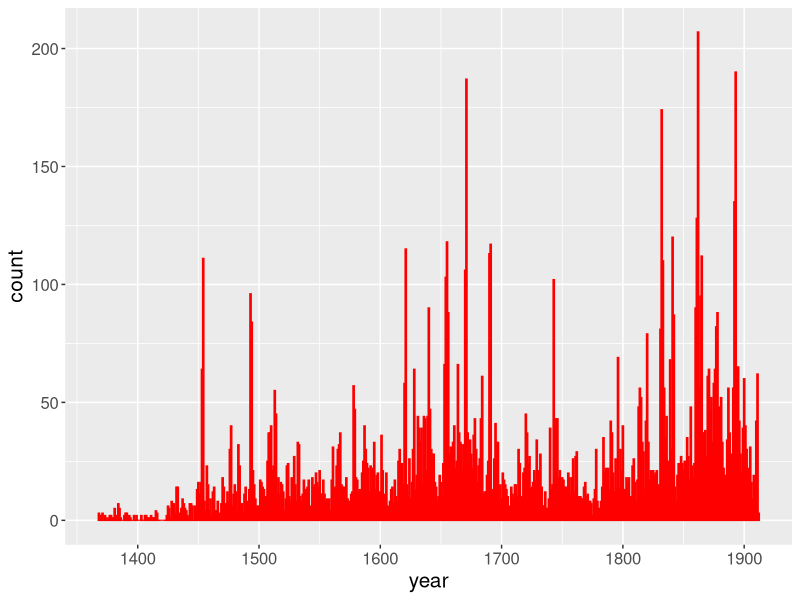
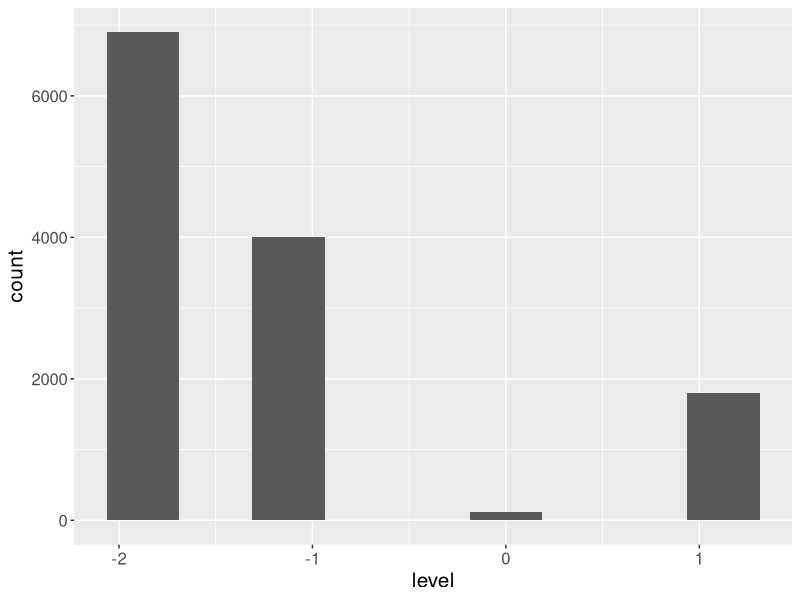
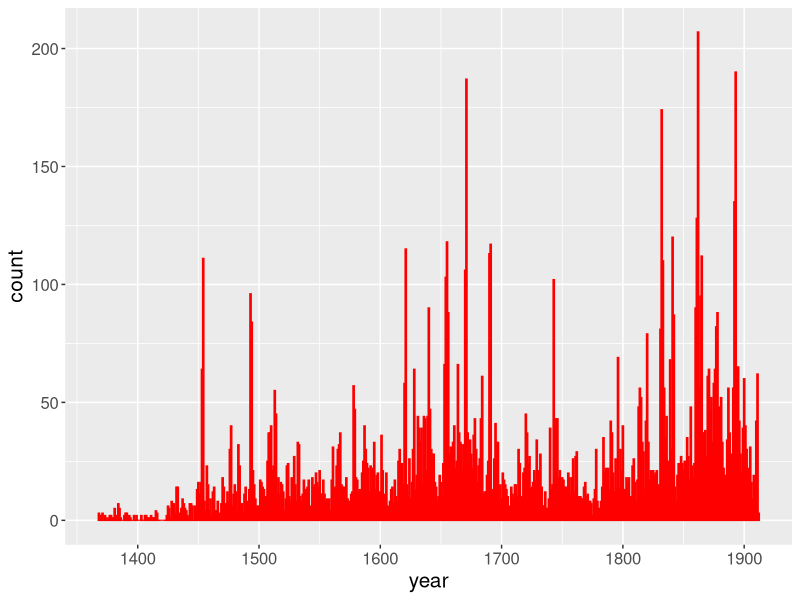
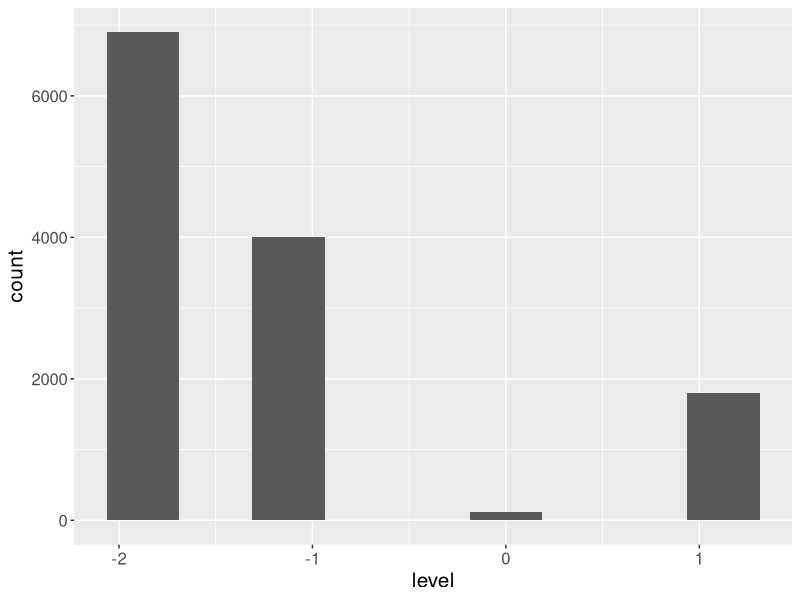

Generate these figures, in order, with R:
#Load data

library(readxl)
temperature<- read_excel("./temperature index value.v1.xlsx",col_type = c("skip","skip","numeric","numeric","skip","skip","skip","skip","skip","numeric","numeric","skip","skip"))
colnames(temperature)<-c("level","year","long","lat")

library(ggplot2)

#Annual counts of temperature records in the REACHES dataset from 1368 to 1911
ggplot(temperature, aes(x=year)) +
    geom_histogram(binwidth = 1,color ="red",fill="red") +
    theme(text = element_text(size=15))

#Frequency of each temperature category in the REACHES dataset
ggplot(temperature,aes(x=level)) +
    geom_histogram(bins=9) +
    theme(text = element_text(size=15))

jpeg("./anntemp.png",width=4,height=2.5 , res = 300, units = "in")
    print(
       ggplot(temperature, aes(x=year)) +
    geom_histogram(binwidth = 1,color ="red",fill="red") +
    theme(text = element_text(size=15))
    )
    dev.off()
  
jpeg("./temphisto.png",width=4,height=2.5 , res = 300, units = "in")
    print(
       ggplot(temperature,aes(x=level)) +
    geom_histogram(bins=9) +
    theme(text = element_text(size=15))
    )
    dev.off()
    

